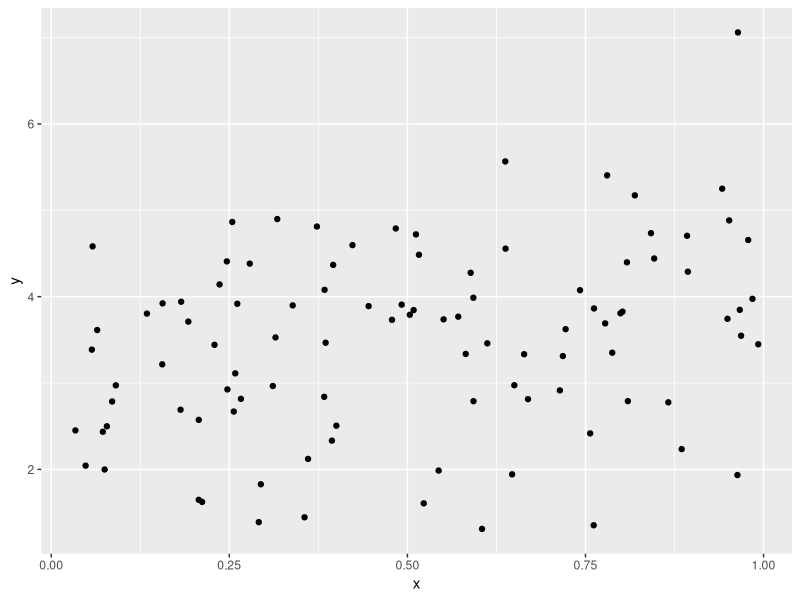

Write R code to recreate this figure.
## ---- chunk 1
library(tidyverse)
## ---- chunk 2
plot_df = 
  tibble(
    x=runif(100),
    y= 1+2+x+rnorm(100)
  )

plot_df |>
  ggplot(aes(x=x, y=y)) +
  geom_point()
